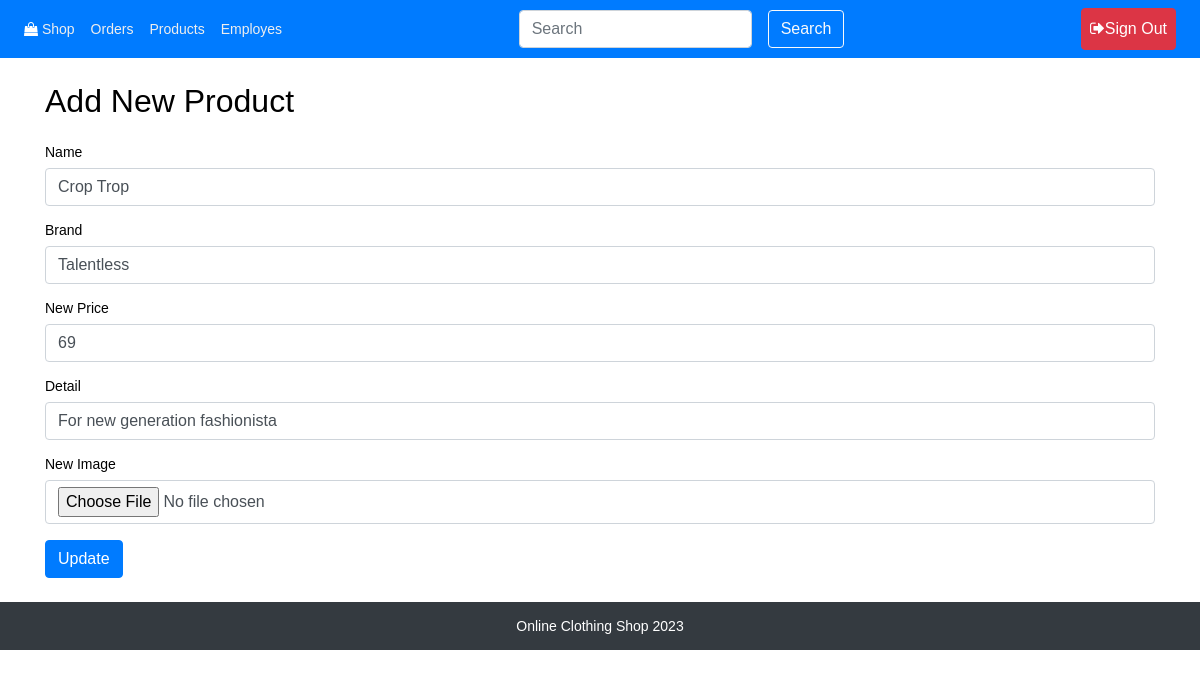
/components/product/update-product.php?id=2 (signed in), run on the app's committed database.
### tables this page shows
CREATE TABLE IF NOT EXISTS `products` (
  `id` int(11) NOT NULL AUTO_INCREMENT,
  `name` varchar(64) NOT NULL,
  `brand` varchar(16) NOT NULL,
  `price` int(32) NOT NULL,
  `detail` varchar(128) NOT NULL,
  `img` varchar(128) NOT NULL,
  PRIMARY KEY (`id`),
  KEY `name` (`name`)
);

### components/product/update-product.php (the view, shortened to what this page needs)
<?php
$path = $_SERVER['DOCUMENT_ROOT'];
$path .= "/boutique/";
require_once($path . 'connect.php');
$id = $_GET['id'];
$SelSql = "SELECT * FROM `products` WHERE id=$id";
$res = mysqli_query($connection, $SelSql);
$r = mysqli_fetch_assoc($res);
?>
<?php require_once($path . 'templates/header.php') ?>
	<div class="container">
		<h2 class="my-4">Add New Product</h2>
		<form method="post" enctype="multipart/form-data">
			<div class="form-group">
                <label>Name</label>
				<input type="text" class="form-control" name="name" value="<?php echo $r['name'];?>" required/>
            </div>
            <div class="form-group">
                <label>Brand</label>
				<input type="text" class="form-control" name="brand" value="<?php echo $r['brand'];?>"/>
            </div>
            <div class="form-group">
                <label>New Price</label>
				<input type="text" class="form-control" name="price" value="<?php echo $r['price'];?>" required/>
            </div>
            <div class="form-group">
                <label>Detail</label>
				<input type="text" class="form-control" name="detail" value="<?php echo $r['detail'];?>"/>
            </div>
            <div class="form-group">
                <label>New Image</label>
				<input type="file" class="form-control" name="image" accept=".png,.gif,.jpg,.webp"/>
            </div>
			<input type="submit" class="btn btn-primary" value="Update" />
		</form>
	</div>
<?php require_once($path . 'templates/footer.php') ?>

### css/style.css (style rules this page uses)
* { color: black; }

### templates/header.php (style rules this page uses)
body { font: 14px sans-serif; }

### data on the page
products: name "Crop Trop", brand "Talentless", price "69", detail "For new generation fashionista"
